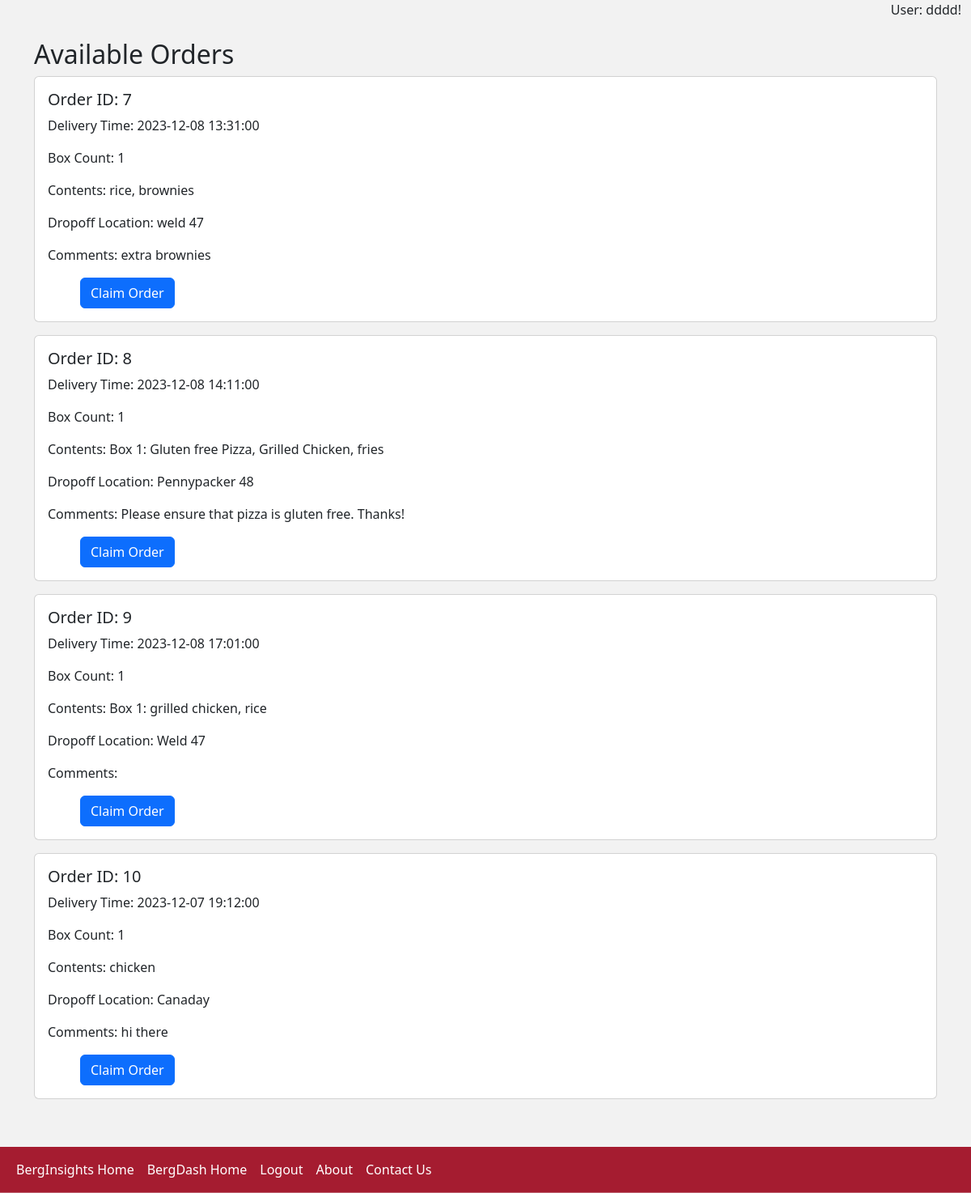
Before: /deliver (signed in) with the older database file.
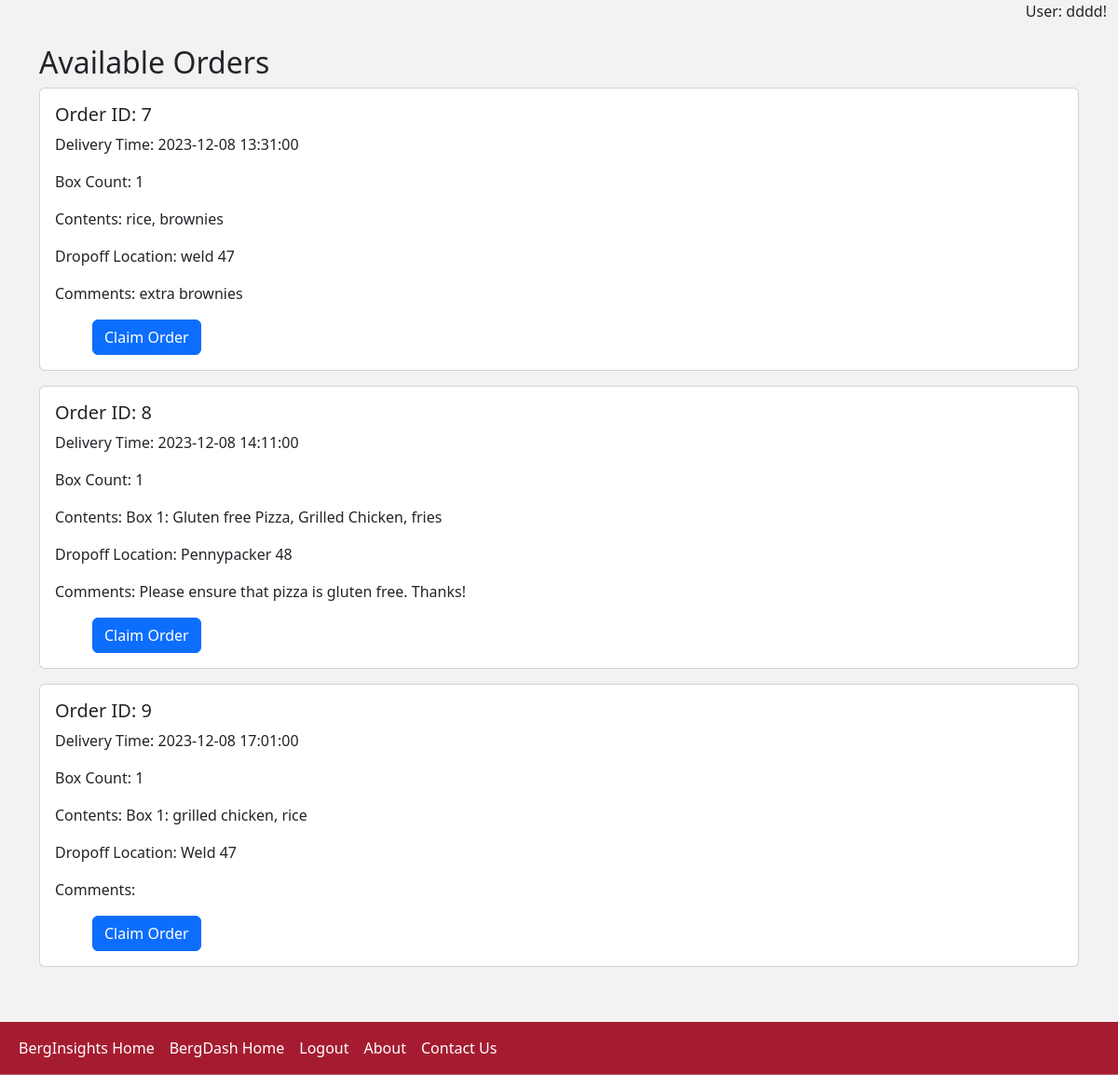
After: the same page with the newer database file.
### tables this page shows
CREATE TABLE orders (
    id INTEGER PRIMARY KEY AUTOINCREMENT,
    customer_id INTEGER,
    order_datetime TIMESTAMP DEFAULT CURRENT_TIMESTAMP,
    delivery_datetime TIMESTAMP,
    box_count INTEGER,
    box_contents TEXT,
    dropoff_location TEXT,
    additional_comments TEXT,
    venmo_username TEXT, deliverer_id INTEGER, order_price REAL,
    FOREIGN KEY (customer_id) REFERENCES users(id)
);

### app.py (the view)
@app.route("/deliver")
@login_required
def deliverer():
    conn = get_users_db_connection()
    cur = conn.cursor()
    try:
        orders = cur.execute(
            "SELECT * FROM orders WHERE deliverer_id IS NULL"
        ).fetchall()
    except Exception as e:
        print("SQLite error:", e)
        flash("An error occurred while retrieving orders.", "warning")
        return redirect(url_for("index1"))
    finally:
        cur.close()
        conn.close()
    return render_template("deliverer.html", orders=orders)

### app.py (called while the page is built)
def get_users_db_connection():
    conn = sqlite3.connect("users.db")
    conn.row_factory = sqlite3.Row  # Enables column access by name: row['column_name']
    return conn

def login_required(f):
    @wraps(f)
    def decorated_function(*args, **kwargs):
        if "user_id" not in session:
            flash("You need to be logged in to access this page.", "warning")
            return redirect(url_for("login"))
        return f(*args, **kwargs)
    return decorated_function

@app.after_request
def after_request(response):
    response.headers["Cache-Control"] = "no-cache, no-store, must-revalidate"
    response.headers["Expires"] = 0
    response.headers["Pragma"] = "no-cache"
    return response

@app.context_processor
def inject_username():
    return dict(username=session.get("username", "Guest"))

### templates/deliverer.html (shortened to what this page needs)
{% extends "base.html" %}
{% block content %}
    <div class="container mt-4">
        <h2>Available Orders</h2>
        {% if orders %}
            <div id="orders-container">
                {% for order in orders %}
                    <div class="card mb-3">
                        <div class="card-body">
                            <h5 class="card-title">Order ID: {{ order.id }}</h5>
                            <p class="card-text">Delivery Time: {{ order.delivery_datetime }}</p>
                            <p class="card-text">Box Count: {{ order.box_count }}</p>
                            <p class="card-text">Contents: {{ order.box_contents }}</p>
                            <p class="card-text">Dropoff Location: {{ order.dropoff_location }}</p>
                            <p class="card-text">Comments: {{ order.additional_comments }}</p>
                            <form action="{{ url_for('claim_order', order_id=order.id) }}" method="post">
                                <button type="submit" class="btn btn-primary">Claim Order</button>
                            </form>
                        </div>
                    </div>
                {% endfor %}
            </div>
        {% else %}
            <p>No available orders at the moment.</p>
        {% endif %}
    </div>
{% endblock %}

### templates/base.html (shortened to what this page needs)
<!DOCTYPE html>
<html lang="en">
    <head>
        <link href="https://cdn.jsdelivr.net/npm/bootstrap@5.2.3/dist/css/bootstrap.min.css" rel="stylesheet">
        <link rel="stylesheet" type="text/css" href="{{ url_for('static', filename='styles.css') }}">
    </head>
    <body>
        <div class="container-fluid" style="padding-bottom: 100px;">
            <div class="welcome-message text-end">
                User: {{ username }}!
            </div>
            {% block content %}{% endblock %}
        </div>
<nav class="navbar navbar-expand-lg navbar-light bg-light fixed-bottom">
    <div class="container-fluid">
        <div class="collapse navbar-collapse" id="navbarNav">
            <ul class="navbar-nav">
                <li class="nav-item">
                    <a class="nav-link" href="{{ url_for('index') }}" style="color: white;">BergInsights Home</a>
                </li>
                <li class="nav-item">
                    <a class="nav-link" href="{{ url_for('index1') }}" style="color: white;">BergDash Home</a>
                </li>
                {% if username != 'Guest' %}
                <li class="nav-item">
                    <a class="nav-link" href="{{ url_for('logout') }}" style="color: white;">Logout</a>
                </li>
                {% else %}
                <li class="nav-item">
                    <a class="nav-link" href="{{ url_for('login') }}" style="color: white;">Login/Register</a>
                </li>
                {% endif %}
                <li class="nav-item">
                    <a class="nav-link" href="{{ url_for('faq') }}" style="color: white;">About</a>
                </li>
                <li class="nav-item">
                    <a class="nav-link" href="{{ url_for('contact') }}" style="color: white;">Contact Us</a>
                </li>
            </ul>
        </div>
    </div>
</nav>
    </body>
</html>

### static/styles.css (style rules this page uses)
form { padding-left: 40px; text-align: left; }
.navbar { background-color: #A51C30 !important; border-bottom: 1px solid #ebebeb59!important; }
html { background-color: #F2F2F2 }
body { background-color: #F2F2F2 }

Changed rows visible on the page:
no longer on this page (row edited): orders: id "10", delivery_datetime "2023-12-07 19:12:00", box_count "1", box_contents "chicken", dropoff_location "Canaday", additional_comments "hi there"
